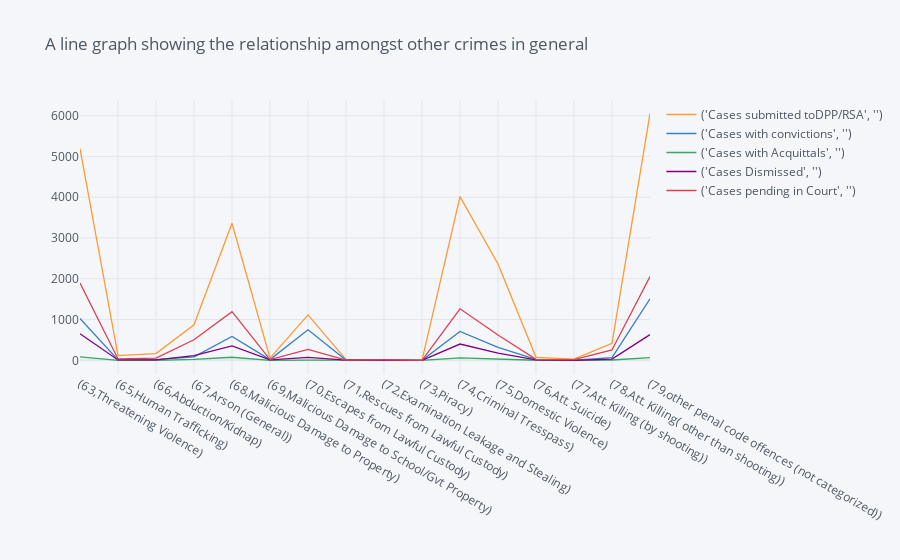

The code cell stored with this chart in its notebook:
### Code cell
# Line graph for the Data stored in variable ActualOtherCrimes
ActualOtherCrimes.iplot(kind='line',title='A line graph showing the relationship amongst other crimes in general')

### Figure 1 — Plotly figure (JSON) as saved in the notebook; plotly's stock layout.template omitted (floating-point values rounded to 4 significant figures)
{"data": [{"line": {"color": "rgba(255, 153, 51, 1.0)", "dash": "solid", "shape": "linear", "width": 1.3}, "mode": "lines", "name": "('Cases submitted toDPP/RSA', '')", "text": "", "type": "scatter", "x": ["(63,Threatening Violence)", "(65,Human Trafficking)", "(66,Abduction/Kidnap)", "(67,Arson (General))", "(68,Malicious Damage to Property)", "(69,Malicious Damage to School/Gvt Property)", "(70,Escapes from Lawful Custody)", "(71,Rescues from Lawful Custody)", "(72,Examination Leakage and Stealing)", "(73,Piracy)", "(74,Criminal Tresspass)", "(75,Domestic Violence)", "(76,Att. Suicide)", "(77,Att. Killing (by shooting))", "(78,Att. Killing( other than shooting))", "(79,other penal code offences (not categorized))"], "y": [5192, 117, 165, 871, 3362, 54, 1114, 17, 13, 0, 4013, 2362, 72, 30, 417, 6048]}, {"line": {"color": "rgba(55, 128, 191, 1.0)", "dash": "solid", "shape": "linear", "width": 1.3}, "mode": "lines", "name": "('Cases with convictions', '')", "text": "", "type": "scatter", "x": ["(63,Threatening Violence)", "(65,Human Trafficking)", "(66,Abduction/Kidnap)", "(67,Arson (General))", "(68,Malicious Damage to Property)", "(69,Malicious Damage to School/Gvt Property)", "(70,Escapes from Lawful Custody)", "(71,Rescues from Lawful Custody)", "(72,Examination Leakage and Stealing)", "(73,Piracy)", "(74,Criminal Tresspass)", "(75,Domestic Violence)", "(76,Att. Suicide)", "(77,Att. Killing (by shooting))", "(78,Att. Killing( other than shooting))", "(79,other penal code offences (not categorized))"], "y": [1024, 9, 16, 86, 586, 17, 750, 6, 0, 0, 708, 317, 24, 1, 68, 1509]}, {"line": {"color": "rgba(50, 171, 96, 1.0)", "dash": "solid", "shape": "linear", "width": 1.3}, "mode": "lines", "name": "('Cases with Acquittals', '')", "text": "", "type": "scatter", "x": ["(63,Threatening Violence)", "(65,Human Trafficking)", "(66,Abduction/Kidnap)", "(67,Arson (General))", "(68,Malicious Damage to Property)", "(69,Malicious Damage to School/Gvt Property)", "(70,Escapes from Lawful Custody)", "(71,Rescues from Lawful Custody)", "(72,Examination Leakage and Stealing)", "(73,Piracy)", "(74,Criminal Tresspass)", "(75,Domestic Violence)", "(76,Att. Suicide)", "(77,Att. Killing (by shooting))", "(78,Att. Killing( other than shooting))", "(79,other penal code offences (not categorized))"], "y": [86, 0, 0, 23, 75, 0, 4, 0, 0, 0, 60, 35, 1, 0, 7, 67]}, {"line": {"color": "rgba(128, 0, 128, 1.0)", "dash": "solid", "shape": "linear", "width": 1.3}, "mode": "lines", "name": "('Cases Dismissed', '')", "text": "", "type": "scatter", "x": ["(63,Threatening Violence)", "(65,Human Trafficking)", "(66,Abduction/Kidnap)", "(67,Arson (General))", "(68,Malicious Damage to Property)", "(69,Malicious Damage to School/Gvt Property)", "(70,Escapes from Lawful Custody)", "(71,Rescues from Lawful Custody)", "(72,Examination Leakage and Stealing)", "(73,Piracy)", "(74,Criminal Tresspass)", "(75,Domestic Violence)", "(76,Att. Suicide)", "(77,Att. Killing (by shooting))", "(78,Att. Killing( other than shooting))", "(79,other penal code offences (not categorized))"], "y": [653, 8, 10, 115, 354, 11, 74, 3, 1, 0, 399, 174, 11, 0, 30, 629]}, {"line": {"color": "rgba(219, 64, 82, 1.0)", "dash": "solid", "shape": "linear", "width": 1.3}, "mode": "lines", "name": "('Cases pending in Court', '')", "text": "", "type": "scatter", "x": ["(63,Threatening Violence)", "(65,Human Trafficking)", "(66,Abduction/Kidnap)", "(67,Arson (General))", "(68,Malicious Damage to Property)", "(69,Malicious Damage to School/Gvt Property)", "(70,Escapes from Lawful Custody)", "(71,Rescues from Lawful Custody)", "(72,Examination Leakage and Stealing)", "(73,Piracy)", "(74,Criminal Tresspass)", "(75,Domestic Violence)", "(76,Att. Suicide)", "(77,Att. Killing (by shooting))", "(78,Att. Killing( other than shooting))", "(79,other penal code offences (not categorized))"], "y": [1894, 33, 52, 503, 1192, 19, 265, 4, 8, 0, 1263, 620, 24, 18, 254, 2053]}], "layout": {"legend": {"bgcolor": "#F5F6F9", "font": {"color": "#4D5663"}}, "paper_bgcolor": "#F5F6F9", "plot_bgcolor": "#F5F6F9", "title": {"font": {"color": "#4D5663"}, "text": "A line graph showing the relationship amongst other crimes in general"}, "xaxis": {"gridcolor": "#E1E5ED", "showgrid": true, "tickfont": {"color": "#4D5663"}, "title": {"font": {"color": "#4D5663"}, "text": ""}, "zerolinecolor": "#E1E5ED"}, "yaxis": {"gridcolor": "#E1E5ED", "showgrid": true, "tickfont": {"color": "#4D5663"}, "title": {"font": {"color": "#4D5663"}, "text": ""}, "zerolinecolor": "#E1E5ED"}}}
